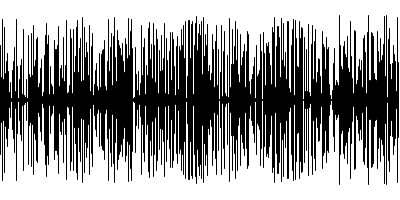
Frame 1 (no input)
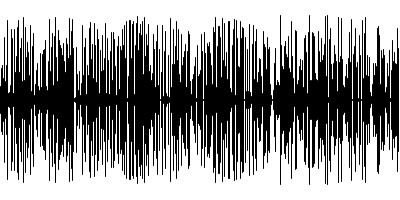
Frame 60 (the mouse pressed at the canvas centre just before this capture)
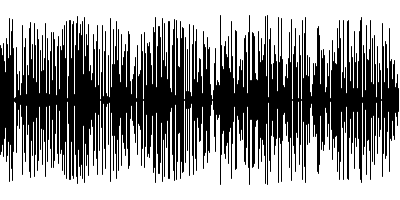
Frame 120 (the mouse held since frame 60 and released just before this capture)

The Processing sketch that drew these frames (run headless with seeded random() and noise(); from frame 60 on, the mouse is pressed at the canvas centre):

// Processing sketch: graphTestSketch
// ── graphTestSketch.pde
/*
*
*    First test of 'graph' visualisation possibilities of processing (..)
*    by Stephane Adam Garnier - 2012
*
*/

float[] values;

void setup(){
    
    size(400, 200);
    smooth();
    
    //an array filled with random values
    values = new float[width];
    for(int i = 0; i < values.length; i++){
        values[i] = random(height);
    }
  
}

void draw(){
    
    background(255);
    
    //draw lines connecting all points
    for(int i = 0; i < values.length; i++){
        stroke(0);
        strokeWeight(2);
        //line(i, values[i], i+1, values[i+1]);
        //println(i + " = " + values[i] + " | " + (i+1) + " = " + values[i+1]);
        if ( i+1 < values.length){
            //line(i, values[i], i+1, values[i+1]); // seems to work
            //point(i, values[i]); // points ?
            //line(i, 0, i+1, values[i]); // seems to work, different render (like this one ;D)
            
            //line(i, 0, i, values[i]); // even nicer ;l)
            
            //line(i, 0, i, values[i]); // interesting
            //line(i, values[i], i, values[i+1]);
            
            //line(i, 0, i, (values[i] - 1) ); // othe experiment
            //stroke(255);
            //line(i, height, i, (values[i] + 1) );
            //stroke(0);
            
            //line(i, (height/2 - 15 ), i, (height/2 + 15) ); // basic principle (should be ,nb ;p)
            //line(i, (height/2 - map(values[i], 0, height, 0, height/2) ), i, (height/2 + map(values[i], 0, height, 0, height/2) ) ); // basic 'spectrum-like'
            
            strokeWeight(1);
            line(i, (height/2 - map(values[i], 0, height, 0, (height/2 - 15) ) ), i, (height/2 + map(values[i], 0, height, 0, (height/2 - 15 ) ) ) ); // even nicer ? ;D
        }
        
    }
    
    //slide everything down in the array
    for(int i = 0; i < values.length-1; i++){
        values[i] = values[i+1];
    }
    
    //add a new random value to the array
    values[values.length-1] = random(height);
  
}
